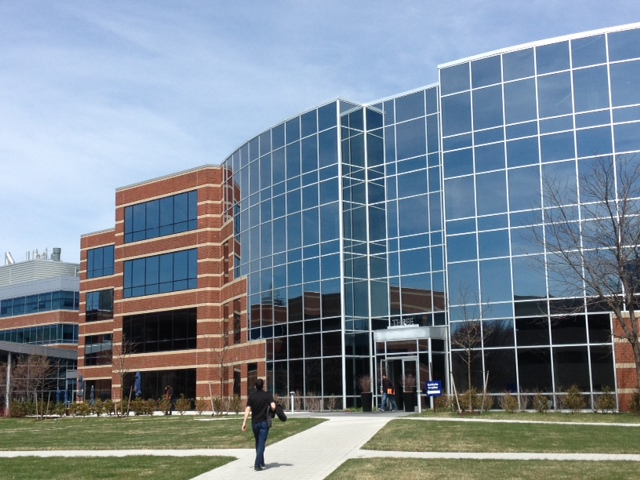
#> input picture opencvStitcher/Panorama-master/data/building/building1.jpg, 640 x 480 px, found by its file name
$ jupyter execute Topencv.ipynb   (shell and % lines are left out)
#> lines starting #> are read from the running program, lines starting #| are printed output that depends on the picture
[cell 1]
import cv2
import numpy as np
import matplotlib.pyplot as plt

[cell 2]
img1 = cv2.imread(r"D:\Project\PyProject\Ai\opencv\data\building\building1.jpg",0)
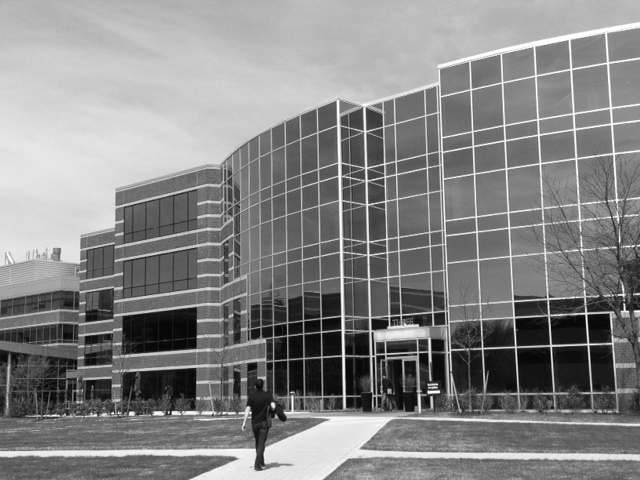
#> img1: shape (480, 640); min 0, max 255, mean 133.4
img2 = cv2.imread(r"D:\Project\PyProject\Ai\opencv\data\building\building2.jpg",0)
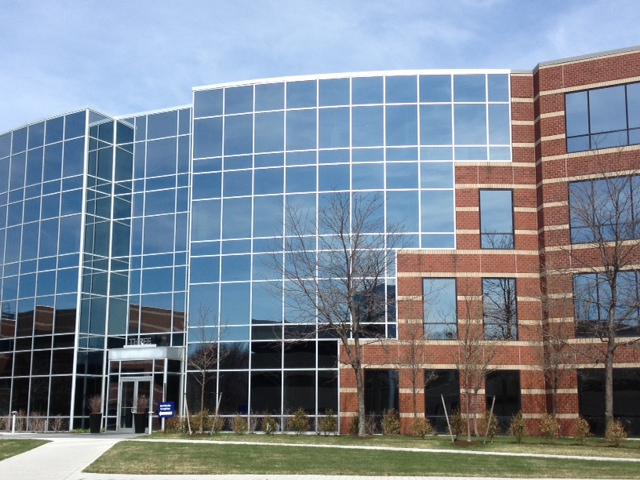
#> input picture opencvStitcher/Panorama-master/data/building/building2.jpg, 640 x 480 px, found by its file name
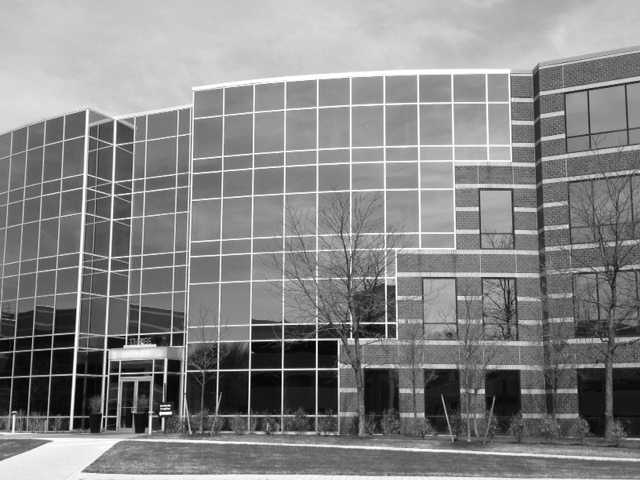
#> img2: shape (480, 640); min 0, max 255, mean 133.7

[cell 3]
def cv_show(name,img):
#> called with name = 'img1'
    cv2.imshow(name,img)
    while True:
        if cv2.waitKey(30) == 113:
#> (key Esc is pressed here)
